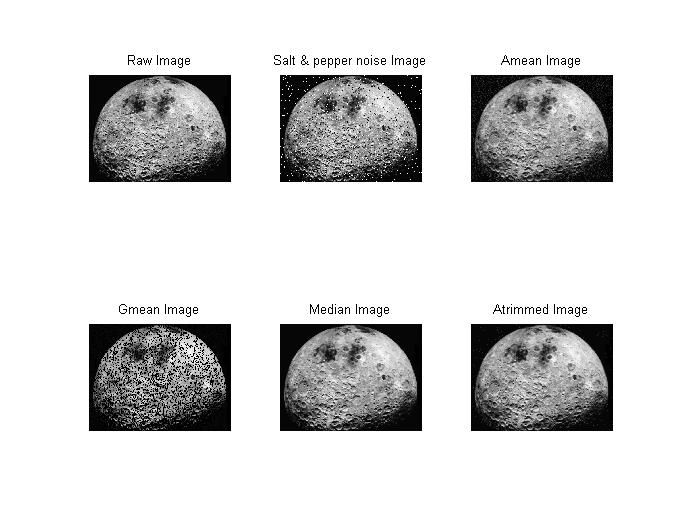
%> input picture 实验十二等4个文件/10.jpg, 681 x 525 px
$ octave --eval "myColourSharpening('../10.jpg');"   (GNU Octave 9; MATLAB toolbox functions it lacks are replaced by stand-ins)
%> lines starting %> are read from the running program, lines starting %| are printed output that depends on the picture; in (x1, y1, x2, y2) boxes, pixels count from 0 and x2, y2 are one past the last pixel; in counts of white or black regions, pixels touching at a corner belong together; the program's own positions count from 1
%> in myColourSharpening, I is the input picture: size 525x681x3 uint8; min 0, max 255, mean 213.9
### 实验十二等4个文件/实验十二/rgb2hsi.m
function hsi = rgb2hsi(rgb)
    rgb = im2double(rgb);
    r = rgb(:, :, 1);
    g = rgb(:, :, 2);
    b = rgb(:, :, 3);

    num = 0.5*((r - g) + (r - b));
%> num: size 525x681 double; every value is 0
    den = sqrt((r - g).^2 + (r - b).*(g - b));
    theta = acos(num./(den + eps));
%> theta: size 525x681 double; every value is 1.57

    H = theta;
    H(b > g) = 2*pi - H(b > g);
    H = H/(2*pi);
%> H: size 525x681 double; every value is 0.25

    num = min(min(r, g), b);
    den = r + g + b;
    den(den == 0) = eps;
%> den: size 525x681 double; min 2.22e-16, max 3, mean 2.52
    S = 1 - 3.* num./den;
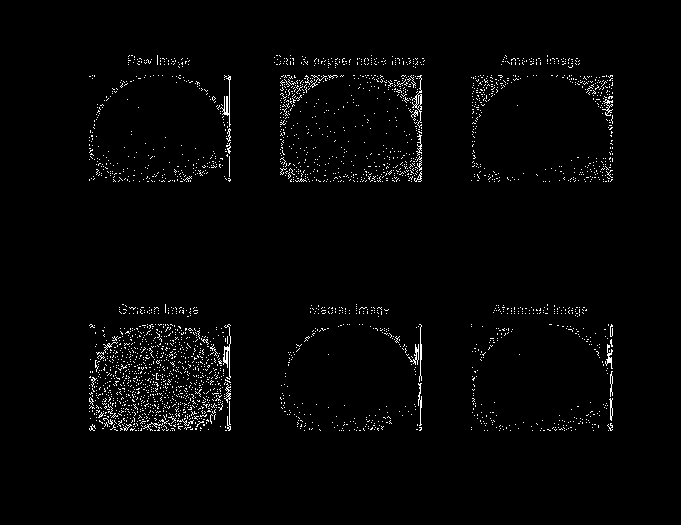
%> S: size 525x681 double; values 0 (black) and 1 (white), 2% white in thin lines or dots, all inside (x1, y1, x2, y2) = (89, 55, 613, 431)

    H(S == 0) = 0;
    I = (r + g + b)/3;
%> I: size 525x681 double

    hsi = cat(3, H, S, I);
end

### 实验十二等4个文件/实验十二/hsi2rgb.m
function rgb = hsi2rgb(hsi)

    hsi = im2double(hsi);
    H = hsi(:, :, 1) * 2 * pi;
    S = hsi(:, :, 2);
    I = hsi(:, :, 3);

    R = zeros(size(hsi, 1), size(hsi, 2));
    G = zeros(size(hsi, 1), size(hsi, 2));
    B = zeros(size(hsi, 1), size(hsi, 2));


    idx = find((0 <= H) & (H < 2 * pi / 3));
    B(idx) = I(idx).*(1 - S(idx));
    R(idx) = I(idx).*(1 + S(idx).*cos(H(idx))./cos(pi / 3 - H(idx)));
    G(idx) = 3 * I(idx) - (R(idx) + B(idx));


    idx = find((2*pi/3<=H) & (H<4*pi/3));
    R(idx) = I(idx).*(1-S(idx));
    G(idx) = I(idx).*(1+S(idx).*cos(H(idx)-2*pi/3)./cos(pi-H(idx)));
    B(idx) = 3*I(idx)-(R(idx)+G(idx));


    idx = find((4*pi/3<=H) & (H<=2*pi));
    G(idx) = I(idx).*(1-S(idx));
    B(idx) = I(idx).*(1 + S(idx).*cos(H(idx) - 4 * pi/3)./cos(5 * pi/3 - H(idx)));
    R(idx) = 3 * I(idx) - (G(idx) + B(idx));

    rgb = cat(3, R, G, B);
    rgb = max(min(rgb, 1), 0);
end

### 实验十二等4个文件/实验十二/Sharpening.m
function myColourSharpening(filePath)

    I = imread(filePath);
    H = rgb2hsi(I);
    h = H(:, :, 1);
    s = H(:, :, 2);
    i = H(:, :, 3);

    lapmask = [1 1 1; 1 -8 1; 1 1 1];

    I1 = imsubtract(I, imfilter(I, lapmask, 'replicate'));


    h_filter = imsubtract(h, imfilter(h, lapmask, 'replicate'));
    s_filter = imsubtract(s, imfilter(s, lapmask, 'replicate'));
    i_filter = imsubtract(i, imfilter(i, lapmask, 'replicate'));

    f0 = cat(3, h_filter, s_filter, i_filter);
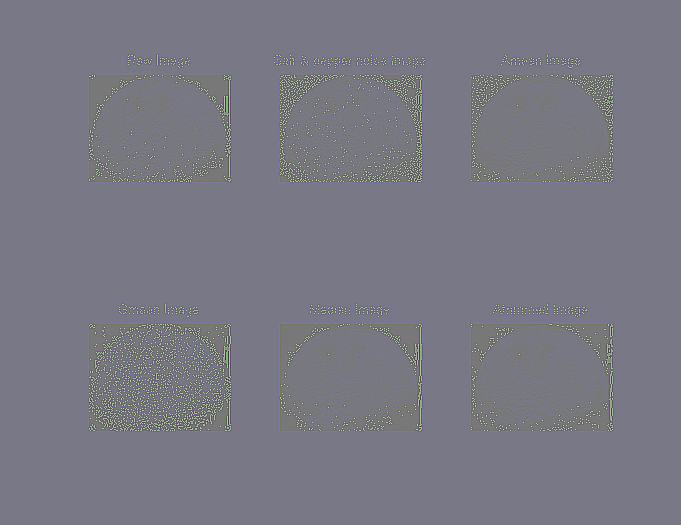
%> f0: size 525x681x3 double; mean R, G, B 0.00494, 0.0198, 0.839; mean of the top-left, top-right, bottom-left and bottom-right quarters 0.289, 0.287, 0.29, 0.285; drawn with min black and max white
    f0 = hsi2rgb(f0);
%> in hsi2rgb, `idx = find((0 <= H) & (H < 2 * pi / 3));`: idx = 324557 values from 1 to 357525
%> in hsi2rgb, `idx = find((2*pi/3<=H) & (H<4*pi/3));`: idx = 24 values from 117961 to 320609
%> in hsi2rgb, `R(idx) = I(idx).*(1-S(idx));`: R: size 525x681 double; min -7.83, max 8.4, mean 0.824; mean of the top-left, top-right, bottom-left and bottom-right quarters 0.839, 0.826, 0.795, 0.835
%> in hsi2rgb, `idx = find((4*pi/3<=H) & (H<=2*pi));`: idx = 270 values from 49204 to 321194
%> in hsi2rgb, `G(idx) = I(idx).*(1-S(idx));`: G: size 525x681 double; min -7.83, max 9, mean 0.825
%> in hsi2rgb, `B(idx) = I(idx).*(1 + S(idx).*cos(H(idx) - 4 * pi/3)./cos(5 * pi/3 - H..`: B: size 525x681 double; min -7.83, max 9, mean 0.825; mean of the top-left, top-right, bottom-left and bottom-right quarters 0.839, 0.826, 0.796, 0.837
%> in hsi2rgb, `R(idx) = 3 * I(idx) - (G(idx) + B(idx));`:
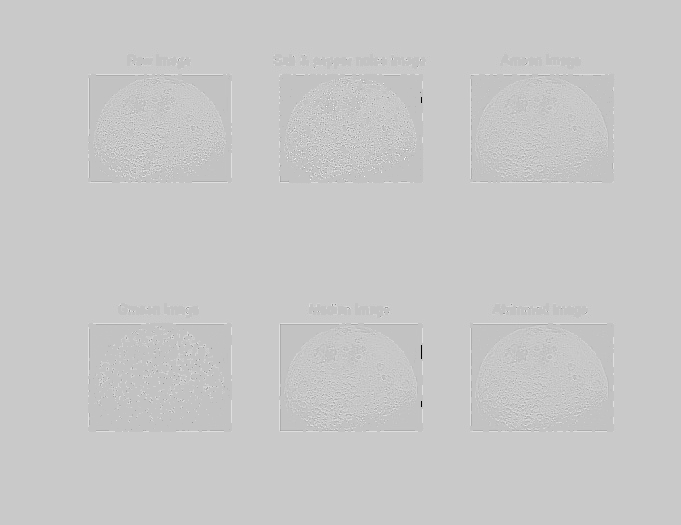
%> R: size 525x681 double; min -27, max 8.4, mean 0.821; drawn with min black and max white
    f0 = min(f0, 1);

    f1 = cat(3, h_filter, s, i);
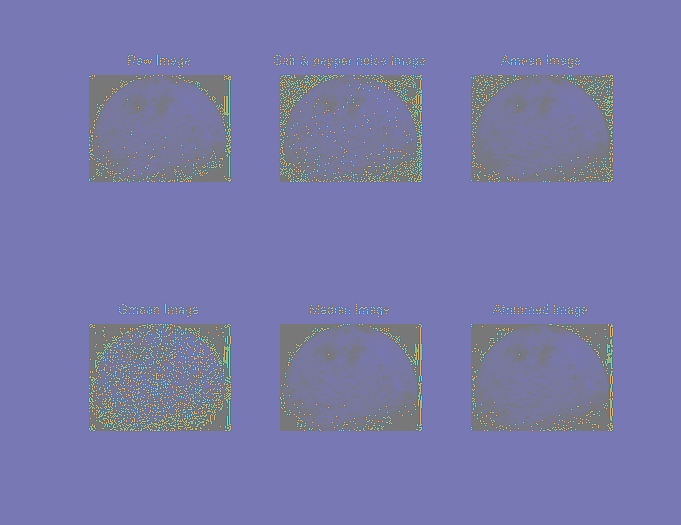
%> f1: size 525x681x3 double; mean R, G, B 0.00494, 0.0198, 0.839; mean of the top-left, top-right, bottom-left and bottom-right quarters 0.289, 0.287, 0.29, 0.285; drawn with min black and max white
    f1 = hsi2rgb(f1);
    f1 = min(f1, 1);

    f2 = cat(3, h, s_filter, i);
    f2 = hsi2rgb(f2);
%> in hsi2rgb (call 3), `idx = find((0 <= H) & (H < 2 * pi / 3));`: idx = 357525 values from 1 to 357525
%> in hsi2rgb (call 3), `R(idx) = I(idx).*(1 + S(idx).*cos(H(idx))./cos(pi / 3 - H(idx)));`:
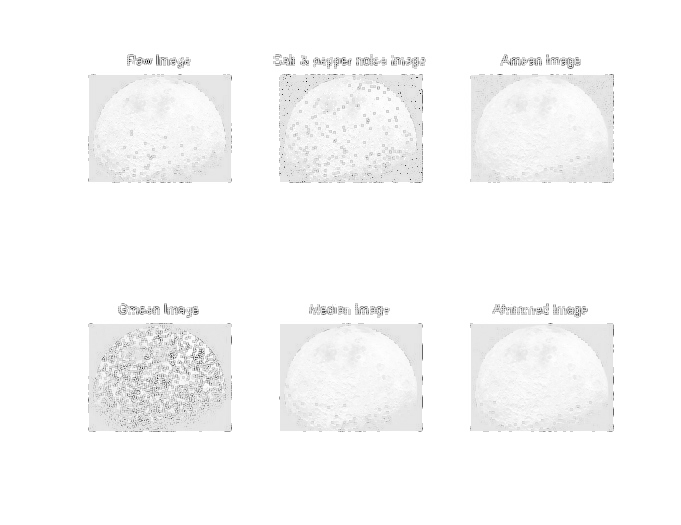
%> R: size 525x681 double; min -9, max 1, mean 0.763; drawn with min black and max white
%> in hsi2rgb (call 3), `idx = find((2*pi/3<=H) & (H<4*pi/3));`: idx = []
    f2 = min(f2, 1);

    f3 = cat(3, h, s, i_filter);
    f3 = hsi2rgb(f3);
%> in hsi2rgb (call 4), `idx = find((0 <= H) & (H < 2 * pi / 3));`: idx = 357525 values from 1 to 357525
%> in hsi2rgb (call 4), `G(idx) = 3 * I(idx) - (R(idx) + B(idx));`:
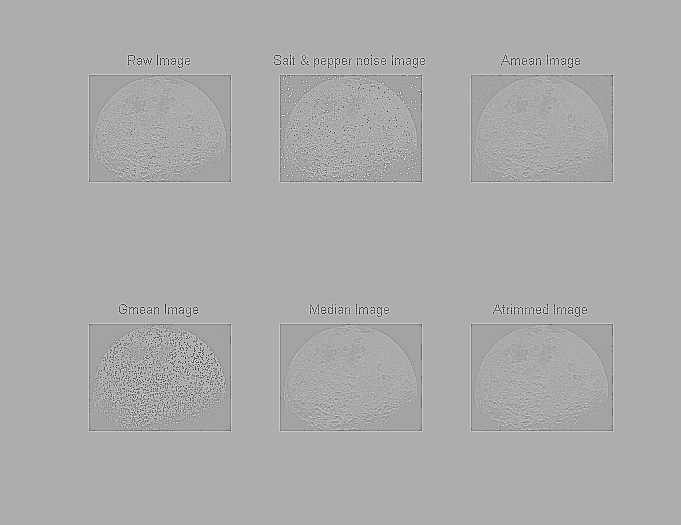
%> G: size 525x681 double; min -15.87, max 8.92, mean 0.801; drawn with min black and max white
%> in hsi2rgb (call 4), `idx = find((2*pi/3<=H) & (H<4*pi/3));`: idx = []
%> in hsi2rgb (call 4), `rgb = max(min(rgb, 1), 0);`:
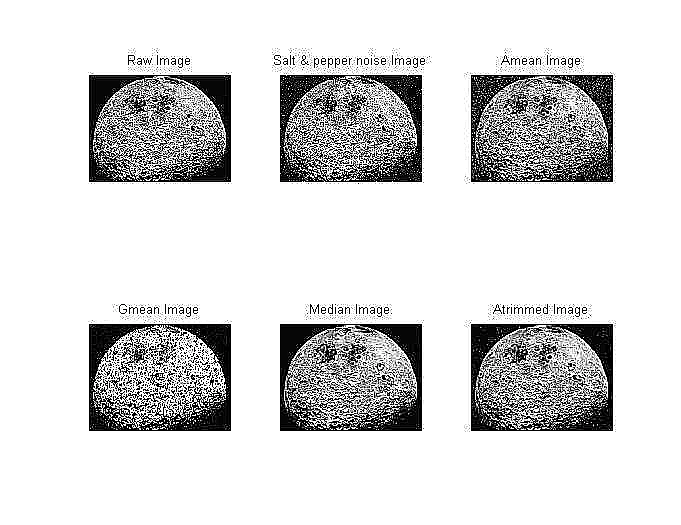
%> rgb: size 525x681x3 double; mean R, G, B 0.848, 0.848, 0.848
    f3 = min(f3, 1);

    subplot(2, 3, 1);
    imshow(I);


    subplot(2, 3, 2);
    imshow(I1);


    subplot(2, 3, 3);
    imshow(f0);


    subplot(2, 3, 4);
    imshow(f1);


    subplot(2, 3, 5);
    imshow(f2);


    subplot(2, 3, 6);
    imshow(f3);

end
